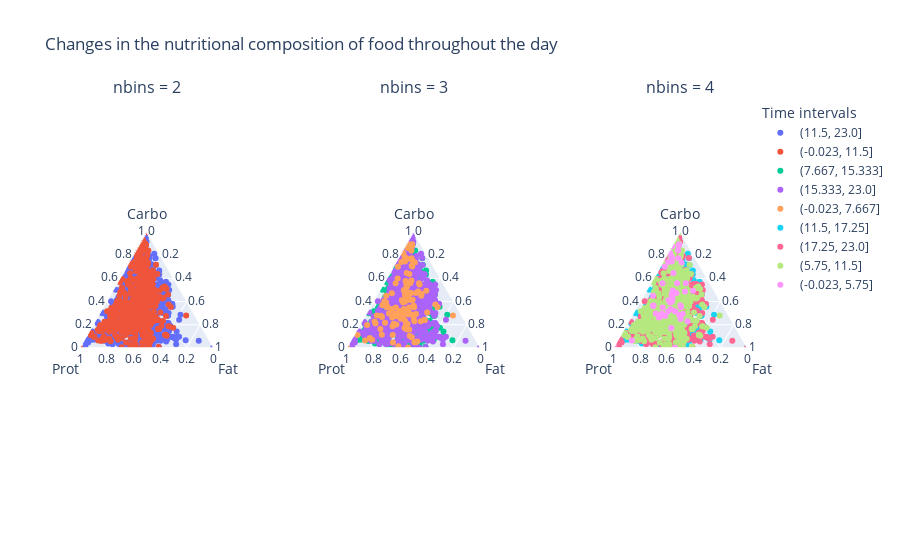

Notebook source saved alongside this figure:
### Markdown cell above
### Inference
The graph shows that meal_type_n = 4, which corresponds to snacks associated with a high glycemic index (gi) and carbohydrates (carbo). It is logical to assume that during snacks, patients used sugar-containing products as part of their meals. It might also make sense to break down meal times into more categories and see if we can visually separate the classes on a ternary plot.

### Code cell
nbins = 4
fig = make_subplots(rows=1, cols=nbins-1,
                    specs=[[{'type': 'ternary'} for n in range(nbins-1)]],
                    subplot_titles=[f'nbins = {n+2}' for n in range(nbins-1)],
                    horizontal_spacing=.2)

for n in range(2, nbins+1):
    binned_daytime = pd.cut(data['daytime'], bins=n)
    df = pd.concat([data['carbo'], data['prot'], data['fat'], binned_daytime],
                   axis=1)
    df[['carbo', 'prot', 'fat']] = scaler.fit_transform(df[['carbo',
                                                            'prot',
                                                            'fat']])
    daytimes = df['daytime'].unique()
    encoder = LabelEncoder()
    colors = encoder.fit_transform(daytimes)
    for i, daytime in enumerate(daytimes):
        mask = df['daytime'] == daytime
        fig.add_trace(go.Scatterternary(a=df.loc[mask, 'carbo'],
                                        b=df.loc[mask, 'prot'],
                                        c=df.loc[mask, 'fat'],
                                        mode='markers',
                                        name=str(daytime),
                                        marker={'color': colors[i]}),
                                        row=1, col=n-1)
    fig.update_ternaries(aaxis_title='Carbo', baxis_title='Prot',
                         caxis_title='Fat', row=1, col=n-1)
title = 'Changes in the nutritional composition of food throughout the day'
fig.update_layout(title=title, legend_title='Time intervals')

### Figure 1 — Plotly figure (JSON) as saved in the notebook; plotly's stock layout.template omitted (floating-point values rounded to 4 significant figures; data arrays with more than 128 entries replaced by an {"elided": "..."} marker saying what was removed)
{"data": [{"a": {"elided": "1983 float values"}, "b": {"elided": "1983 float values"}, "c": {"elided": "1983 float values"}, "marker": {"color": 1}, "mode": "markers", "name": "(11.5, 23.0]", "subplot": "ternary", "type": "scatterternary"}, {"a": {"elided": "717 float values"}, "b": {"elided": "717 float values"}, "c": {"elided": "717 float values"}, "marker": {"color": 0}, "mode": "markers", "name": "(-0.023, 11.5]", "subplot": "ternary", "type": "scatterternary"}, {"a": {"elided": "1286 float values"}, "b": {"elided": "1286 float values"}, "c": {"elided": "1286 float values"}, "marker": {"color": 1}, "mode": "markers", "name": "(7.667, 15.333]", "subplot": "ternary2", "type": "scatterternary"}, {"a": {"elided": "1272 float values"}, "b": {"elided": "1272 float values"}, "c": {"elided": "1272 float values"}, "marker": {"color": 2}, "mode": "markers", "name": "(15.333, 23.0]", "subplot": "ternary2", "type": "scatterternary"}, {"a": {"elided": "142 float values"}, "b": {"elided": "142 float values"}, "c": {"elided": "142 float values"}, "marker": {"color": 0}, "mode": "markers", "name": "(-0.023, 7.667]", "subplot": "ternary2", "type": "scatterternary"}, {"a": {"elided": "1048 float values"}, "b": {"elided": "1048 float values"}, "c": {"elided": "1048 float values"}, "marker": {"color": 2}, "mode": "markers", "name": "(11.5, 17.25]", "subplot": "ternary3", "type": "scatterternary"}, {"a": {"elided": "935 float values"}, "b": {"elided": "935 float values"}, "c": {"elided": "935 float values"}, "marker": {"color": 3}, "mode": "markers", "name": "(17.25, 23.0]", "subplot": "ternary3", "type": "scatterternary"}, {"a": {"elided": "657 float values"}, "b": {"elided": "657 float values"}, "c": {"elided": "657 float values"}, "marker": {"color": 1}, "mode": "markers", "name": "(5.75, 11.5]", "subplot": "ternary3", "type": "scatterternary"}, {"a": [0.06239, 0.05999, 0.05999, 0.04979, 0.08038, 0.07199, 0.08818, 0.07798, 0.2651, 0.07618, 0.06959, 0.07678, 0, 0.1122, 0.2202, 0.1254, 0.1044, 0.0246, 0.1116, 0.06179, 0.4193, 0.4703, 0.04739, 0.1428, 0.0102, 0.008398, 0, 0, 0, 0, 0.06059, 0.2567, 0, 0.4403, 0.3041, 0.1608, 0.06839, 0.06119, 0.04919, 0.05159, 0.02579, 0.0228, 0, 0, 0.08158, 0.08998, 0.09658, 0.147, 0.2382, 0.04199, 0.09598, 0.1572, 0.018, 0.08218, 0.1398, 0.2358, 0.3179, 0.03779, 0.008998, 0.0156], "b": [0.08966, 0.08621, 0.08621, 0.05287, 0.09195, 0.06207, 0.08046, 0.07241, 0.2425, 0.005747, 0.1, 0.1069, 0.1598, 0.2253, 0.3322, 0.02759, 0.03333, 0.04253, 0.08046, 0.01839, 0.4092, 0.07701, 0.06207, 0.2391, 0.001149, 0.001149, 0, 0, 0, 0, 0.004598, 0.2092, 0.002299, 0.07241, 0.1943, 0.2333, 0.04253, 0.04483, 0.04138, 0.06207, 0.03103, 0.02759, 0, 0, 0.03103, 0.2529, 0.03103, 0.05172, 0.04828, 0.07586, 0.1805, 0.1, 0.2414, 0.005747, 0.08621, 0.1034, 0.1448, 0.04828, 0.002299, 0.003448], "c": [0.01998, 0.01922, 0.01922, 0.007686, 0.1022, 0.06226, 0.08301, 0.0392, 0.1576, 0.003843, 0.02229, 0.06149, 0.136, 0.08916, 0.3351, 0.007686, 0.07379, 0.02229, 0.04919, 0.003075, 0.2429, 0.08993, 0.02613, 0.1038, 0.0007686, 0, 0, 0, 0, 0, 0.003075, 0.1384, 0, 0.05534, 0.146, 0.309, 0.0269, 0.02767, 0.0269, 0.03997, 0.02383, 0.02229, 0, 0, 0.003843, 0.1822, 0.04535, 0.02844, 0.003843, 0.02383, 0.0761, 0.0246, 0.03075, 0.003843, 0.06918, 0.08301, 0.1906, 0.04612, 0.0007686, 0.0007686], "marker": {"color": 0}, "mode": "markers", "name": "(-0.023, 5.75]", "subplot": "ternary3", "type": "scatterternary"}], "layout": {"annotations": [{"font": {"size": 16}, "showarrow": false, "text": "nbins = 2", "x": 0.1, "xanchor": "center", "xref": "paper", "y": 1, "yanchor": "bottom", "yref": "paper"}, {"font": {"size": 16}, "showarrow": false, "text": "nbins = 3", "x": 0.5, "xanchor": "center", "xref": "paper", "y": 1, "yanchor": "bottom", "yref": "paper"}, {"font": {"size": 16}, "showarrow": false, "text": "nbins = 4", "x": 0.9, "xanchor": "center", "xref": "paper", "y": 1, "yanchor": "bottom", "yref": "paper"}], "legend": {"title": {"text": "Time intervals"}}, "ternary": {"aaxis": {"title": {"text": "Carbo"}}, "baxis": {"title": {"text": "Prot"}}, "caxis": {"title": {"text": "Fat"}}, "domain": {"x": [0, 0.2], "y": [0, 1]}}, "ternary2": {"aaxis": {"title": {"text": "Carbo"}}, "baxis": {"title": {"text": "Prot"}}, "caxis": {"title": {"text": "Fat"}}, "domain": {"x": [0.4, 0.6], "y": [0, 1]}}, "ternary3": {"aaxis": {"title": {"text": "Carbo"}}, "baxis": {"title": {"text": "Prot"}}, "caxis": {"title": {"text": "Fat"}}, "domain": {"x": [0.8, 1], "y": [0, 1]}}, "title": {"text": "Changes in the nutritional composition of food throughout the day"}}}
